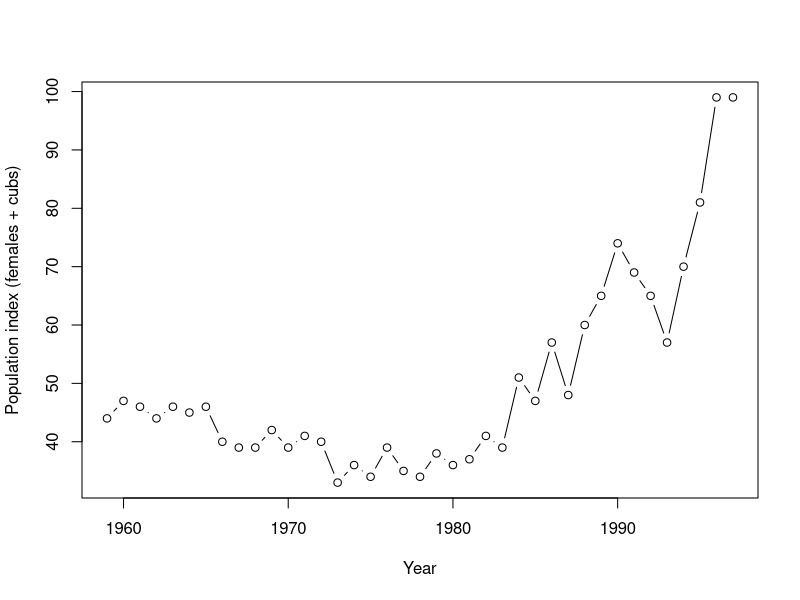
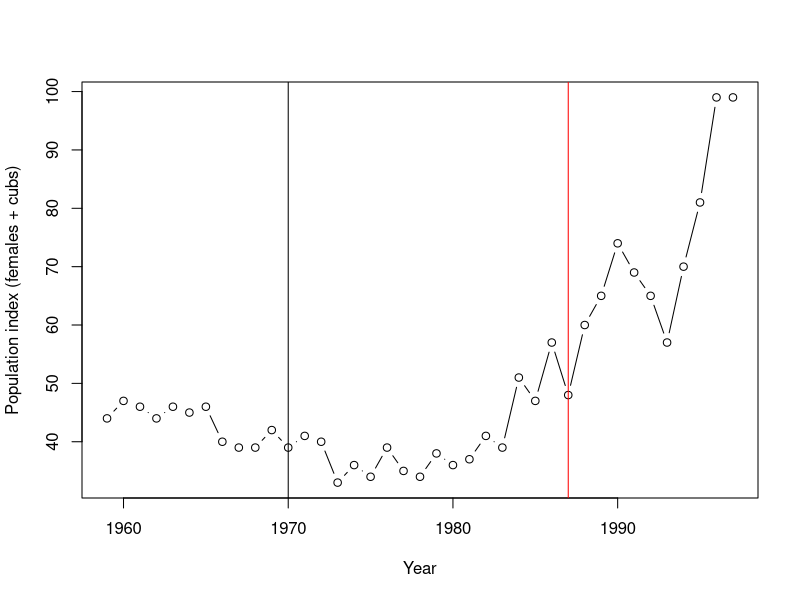
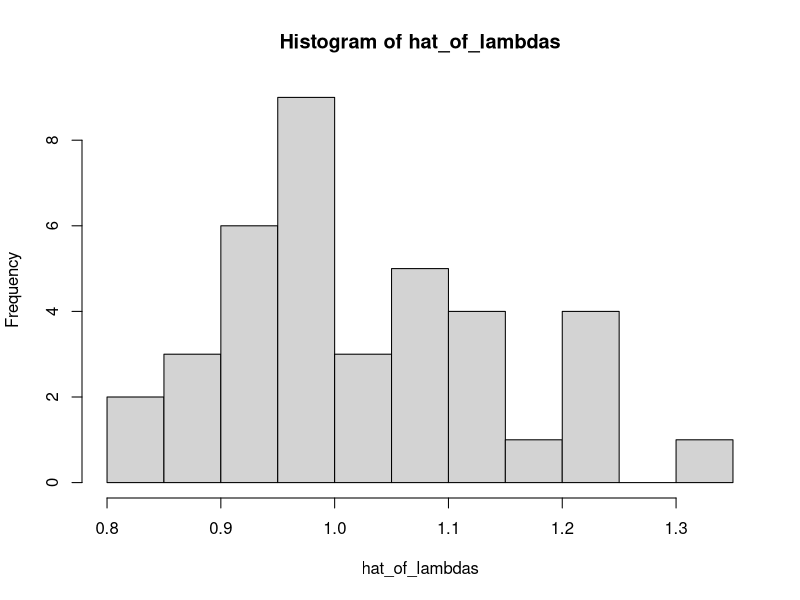
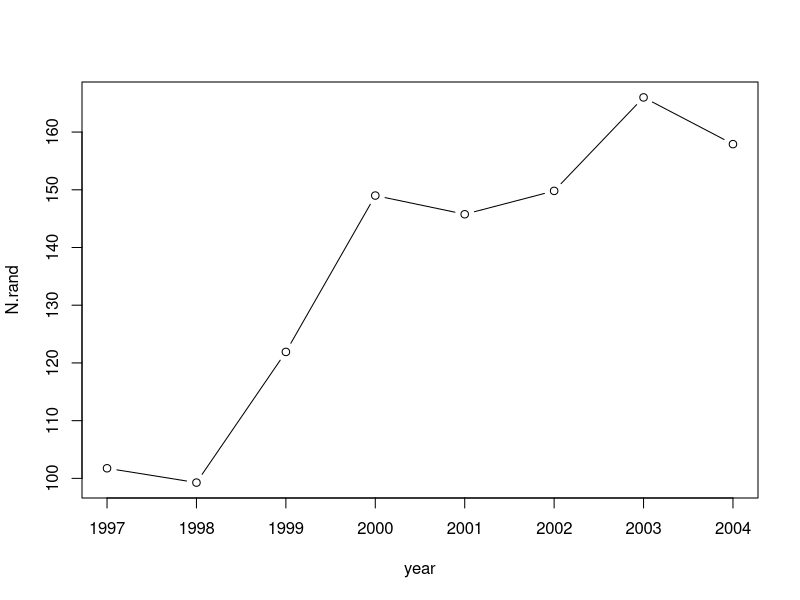
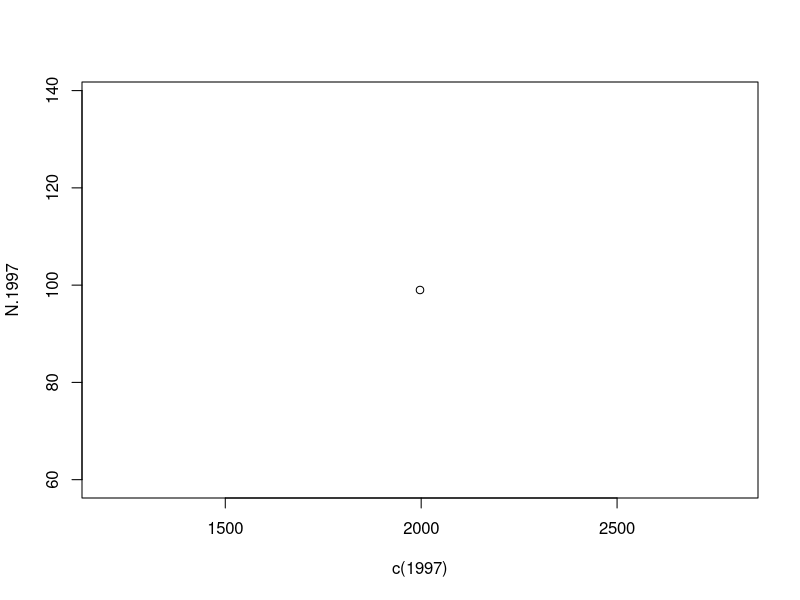
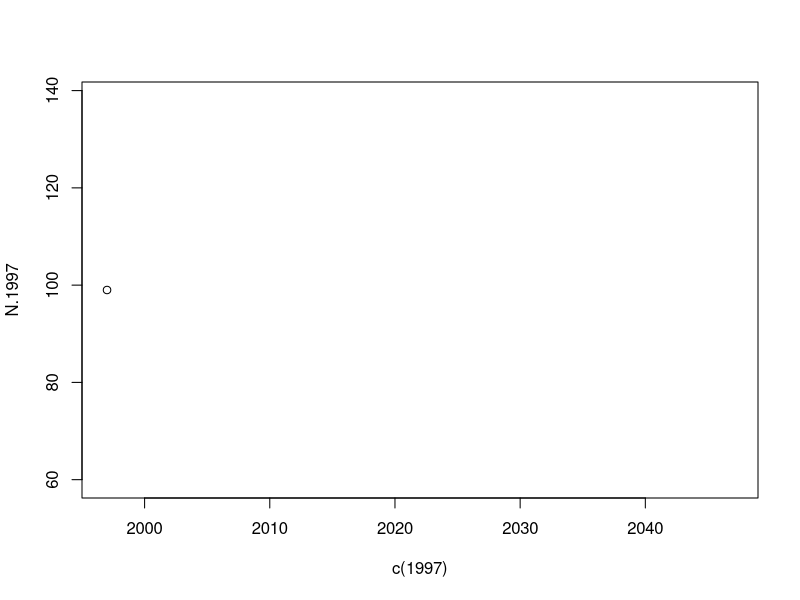
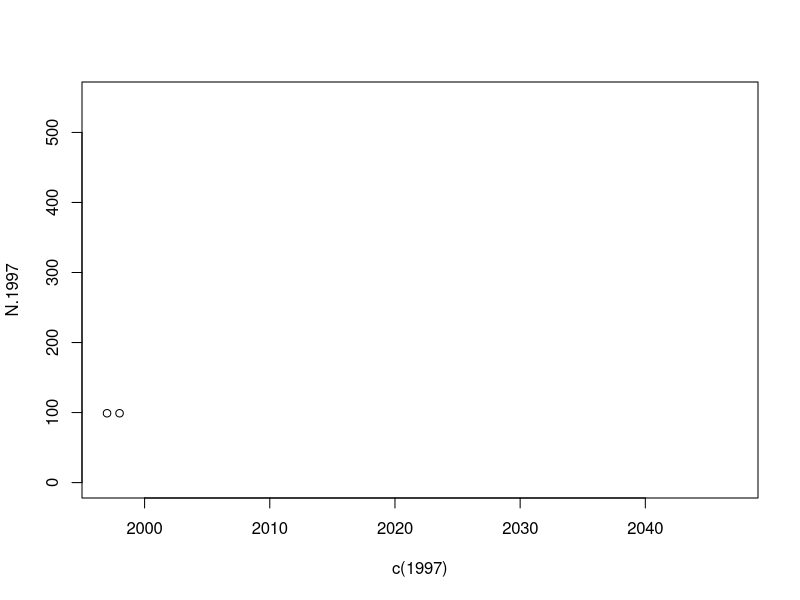
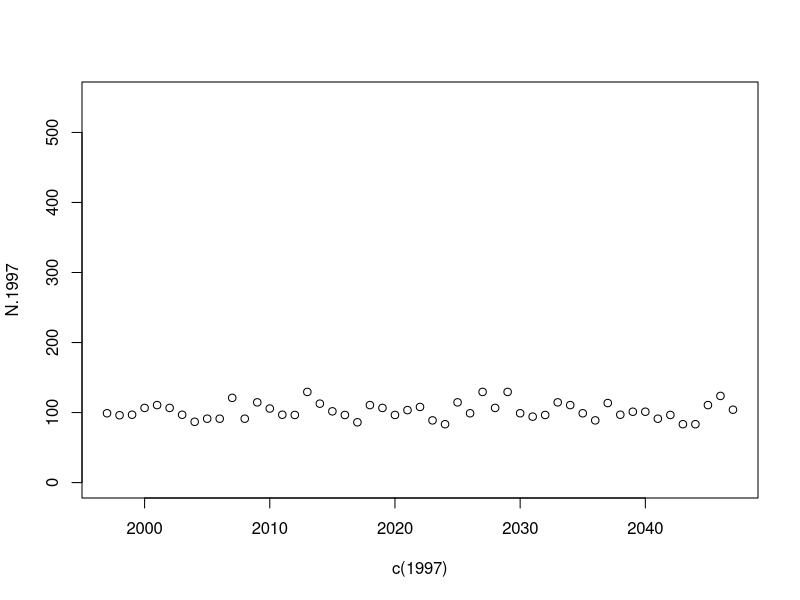

These charts were generated, in order, by the following R code:
## ---- chunk 1
knitr::opts_chunk$set(echo = TRUE)
## ---- chunk 2
census <- 1:39
## ---- chunk 3
year.t   <- 1959:1997
## ---- chunk 4
females.N <- c(44,47,46,44,46,
               45,46,40,39,39,
               42,39,41,40,33,
               36,34,39,35,34,
               38,36,37,41,39,
               51,47,57,48,60,
               65,74,69,65,57,
               70,81,99,99)
## ---- chunk 5
females.N.1959 <- 44
females.N.1960 <- 47
## ---- chunk 6
lambda.59_60 <- females.N.1960/females.N.1959
## ---- chunk 7
# Access the data
females.N[1]
females.N[2]

# store in objects
females.N.1959 <- females.N[1 ]
females.N.1960 <- females.N[ 2]

# confirm the output
females.N.1960/females.N.1959
## ---- chunk 8
lambda.59_60 <- females.N[2]/females.N[1]
lambda.59_60
## ---- chunk 9
females.N[2:3] 
females.N[1:2] 

females.N[2:3]/females.N[1:2]
## ---- chunk 10
length(females.N)
females.N[2:39]/females.N[1:38]
## ---- chunk 11
len <- length(females.N) 
females.N[2:len]/females.N[1:len-1]
## ---- chunk 12

females.N[2:length(females.N)]/females.N[1:length(females.N)-1] 
## ---- chunk 13
females.N[1:10]
females.Ntemp <- females.N[1:10]
## ---- chunk 14
length(females.Ntemp)
## ---- chunk 15
females.Ntemp[-1]
## ---- chunk 16
females.Ntemp[2:10]/females.Ntemp[1:9] 
## ---- chunk 17
females.Ntemp[-1]
## ---- chunk 18
females.Ntemp[-2]
## ---- chunk 19
females.Ntemp[-10]
## ---- chunk 20
females.Ntemp[length(females.Ntemp)]
## ---- chunk 21
females.Ntemp[-length(females.Ntemp)]
## ---- chunk 22
lambda.i <- females.Ntemp[-1]/females.Ntemp[-10]

## ---- chunk 23
lambda.i <- females.Ntemp[-1]/females.Ntemp[-length(females.Ntemp)]
## ---- chunk 24
females.N[-1]
females.N[-length(females.N)]

lambda.i <- females.N[-1]/females.N[-length(females.N)]
## ---- chunk 25
lambda.i <- c(lambda.i,NA)
## ---- chunk 26
lambda_log <- log(lambda.i) # By default it will calculate the natural log
## ---- chunk 27
bear_N <- data.frame(census,
                year.t,
                females.N,
                lambda.i, 
                lambda_log)
## ---- chunk 28
plot(females.N ~ year.t, data = bear_N,
     type = "b",
     ylab = "Population index (females + cubs)",
     xlab = "Year")

## ---- chunk 29
plot(females.N ~ year.t, data = bear_N, 
     type = "b",
     ylab = "Population index (females + cubs)",
     xlab = "Year")
abline(v = 1970)
abline(v=1987, col ="red")

## ---- chunk 30
hat_of_lambdas <- bear_N$lambda.i
## ---- chunk 31
is.na(hat_of_lambdas)
## ---- chunk 32
any(is.na(hat_of_lambdas) == TRUE)
## ---- chunk 33
length(hat_of_lambdas)
hat_of_lambdas[39]
hat_of_lambdas[-39]
hat_of_lambdas[-length(hat_of_lambdas)]
## ---- chunk 34
na.omit(hat_of_lambdas)
## ---- chunk 35
hat_of_lambdas <- hat_of_lambdas[-length(hat_of_lambdas)]
## ---- chunk 36
hist(hat_of_lambdas)
## ---- chunk 37
# Pulled a random lambda value from the hat.
sample(x = hat_of_lambdas, size = 1,replace = TRUE)
lambda_rand.t <- sample(x = hat_of_lambdas, size = 1,replace = TRUE)
lambda_rand.t
## ---- chunk 38
head(bear_N) #shows ffirst 6 values
tail(bear_N) #shows last 6 values
N.1997 <- 99
summary(bear_N)
dim(bear_N)
N.1997 = 99
## ---- chunk 39
1.22807*99
lambda_rand.t*N.1997
N.1998 <- lambda_rand.t*N.1997
## ---- chunk 40
#1997-1998
lambda_rand.t <- sample(x = hat_of_lambdas, size = 1,replace = TRUE)
N.1998 <- lambda_rand.t*N.1997
#1998-1999
lambda_rand.t <- sample(x = hat_of_lambdas, size = 1,replace = TRUE)
N.1999 <- lambda_rand.t*N.1998
#1999-2000
lambda_rand.t <- sample(x = hat_of_lambdas, size = 1,replace = TRUE)
N.2000 <- lambda_rand.t*N.1999
#2000-2001
lambda_rand.t <- sample(x = hat_of_lambdas, size = 1,replace = TRUE)
N.2001 <- lambda_rand.t*N.2000
#2001-2002
lambda_rand.t <- sample(x = hat_of_lambdas, size = 1,replace = TRUE)
N.2002 <- lambda_rand.t*N.2001
#2002-2003
lambda_rand.t <- sample(x = hat_of_lambdas, size = 1,replace = TRUE)
N.2003 <- lambda_rand.t*N.2002
#2003-2004
lambda_rand.t <- sample(x = hat_of_lambdas, size = 1,replace = TRUE)
N.2004 <- lambda_rand.t*N.2003
#2004-2005
lambda_rand.t <- sample(x = hat_of_lambdas, size = 1,replace = TRUE)
N.2005 <- lambda_rand.t*N.2004
N.2005
## ---- chunk 41
year <- seq(1997, 2004)
N.rand <- c(N.1998,N.1999,N.2000,N.2001,N.2002,N.2003,N.2004,N.2005)
df.rand <- data.frame(N.rand, year)
plot(N.rand ~ year, data = df.rand, type = "b")
## ---- chunk 42
# Creating the simulation with and without a For loop

N.1997 <- 99
N.initial <- 99

# Using xlim = argument
plot(N.1997 ~ c(1997)) # Plots a single point
plot(N.1997 ~ c(1997), 
     xlim = c(1997, 1997+50)) # Sets the max value of x-axis
plot(N.1997 ~ c(1997), 
     xlim = c(1997, 1997+50), 
     ylim = c(0, 550))

# For loop the hard way
#
N.current <- N.initial

# Where the for loop would be
t <- 1 #year one of 50
  
  # Grab a random lambda
  lambda_rand.t <- sample(x = hat_of_lambdas, size = 1,replace = TRUE)
  
  # Calculate the population size of next year
  N.t <- N.current*lambda_rand.t
  
  # The current year after simulation
  year.t <- 1997+t
  
  # Add the point to the original plot 
  #points() updates an old plot by adding a point
  points(N.t ~ year.t)
  
  # Updating the current population
  N.current <- N.t

## ---- chunk 43

# Create a base plot
plot(N.1997 ~ c(1997), xlim = c(1997, 1997+50), ylim = c(0, 550))

N.current <- N.1997

# This is the for loop for t values 1-50
for(t in 1:50){
  
  # Picking a random lambda
  lambda_rand.t <- sample(x = hat_of_lambdas, 
                          size = 1,
                          replace = TRUE)
  
  # Calculating the new population
  N.t <- N.current*lambda_rand.t
  
  # Changing what the current year is
  year.t <- 1997+t
  
  # Adding the new population to the original plot
  points(N.t ~ year.t)
  
  # Updating the current population
}
## ---- chunk 44
par(mfrow = c(3,3), mar = c(1,1,1,1))
## ---- chunk 45
plot(N.1997 ~ c(1997), xlim = c(1997, 1997+50), ylim = c(0, 550))
N.current <- N.1997
for(t in 1:50){
  
  lambda_rand.t <- sample(x = hat_of_lambdas, 
                          size = 1,
                          replace = TRUE)
  
  N.t <- N.current*lambda_rand.t
  
  year.t <- 1997+t
  
  points(N.t ~ year.t)
  
  N.current <- N.t
}
